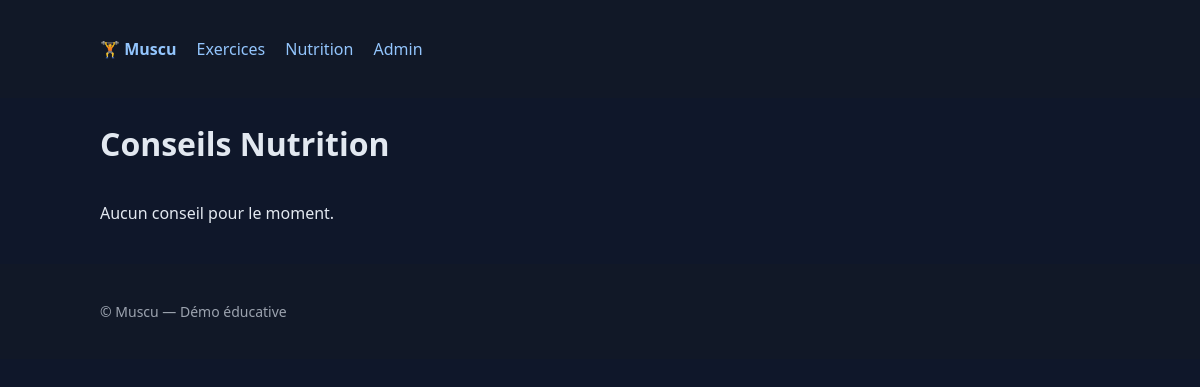
The app's page /nutrition/, older data.
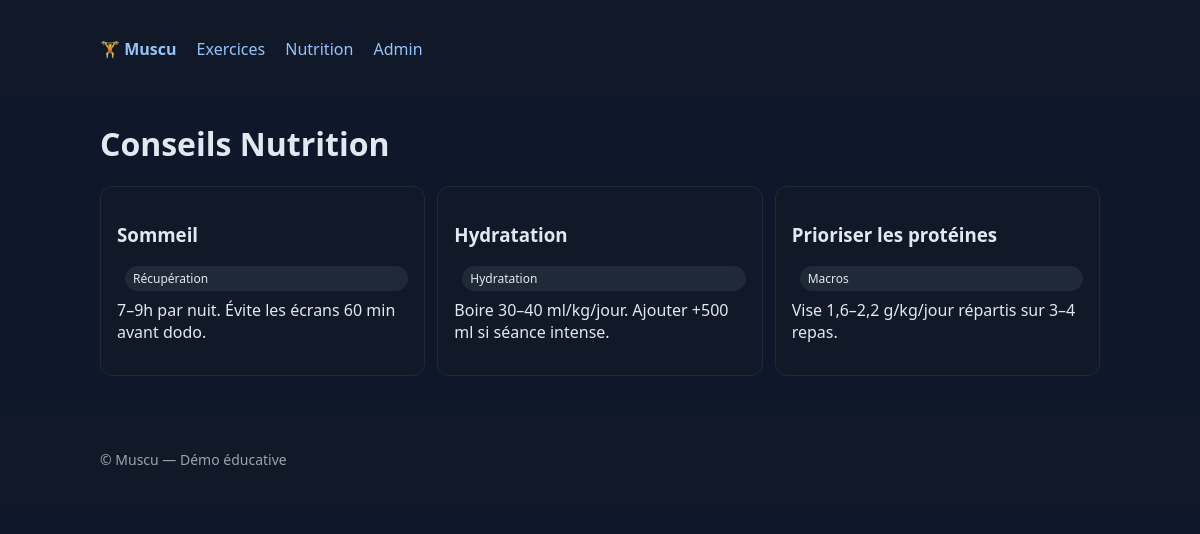
The same page, newer data.
### training/models.py (models this page shows, shortened)
class NutritionTip(models.Model):
    title = models.CharField(max_length=200)
    content = models.TextField()
    category = models.CharField(max_length=100, blank=True, null=True)
    created_at = models.DateTimeField(auto_now_add=True)

### training/views.py (the view)
# urls.py: path("nutrition/", views.nutrition_list, name="nutrition"),
def nutrition_list(request):
    tips = NutritionTip.objects.all().order_by("-created_at")
    return render(request, "training/nutrition_list.html", {"tips": tips})

### training/templates/training/nutrition_list.html (shortened to what this page needs)
{% extends "training/base.html" %}
{% block content %}
  <h1>Conseils Nutrition</h1>
  <div class="grid">
    {% for n in tips %}
      <article class="card">
        <h3>{{ n.title }}</h3>
        {% if n.category %}<div class="tag">{{ n.category }}</div>{% endif %}
        <p style="margin-top:8px; white-space:pre-wrap;">{{ n.content }}</p>
      </article>
    {% empty %}
      <p>Aucun conseil pour le moment.</p>
    {% endfor %}
  </div>
{% endblock %}

Row changes from the older to the newer data that the page shows:
added NutritionTip: title "Sommeil", category "Récupération", content "7–9h par nuit. Évite les écrans 60 min avant dodo."
added NutritionTip: title "Hydratation", category "Hydratation", content "Boire 30–40 ml/kg/jour. Ajouter +500 ml si séance intense."
added NutritionTip: title "Prioriser les protéines", category "Macros", content "Vise 1,6–2,2 g/kg/jour répartis sur 3–4 repas."
Text that changed along with them:
text no longer shown: "Aucun conseil pour le moment."
